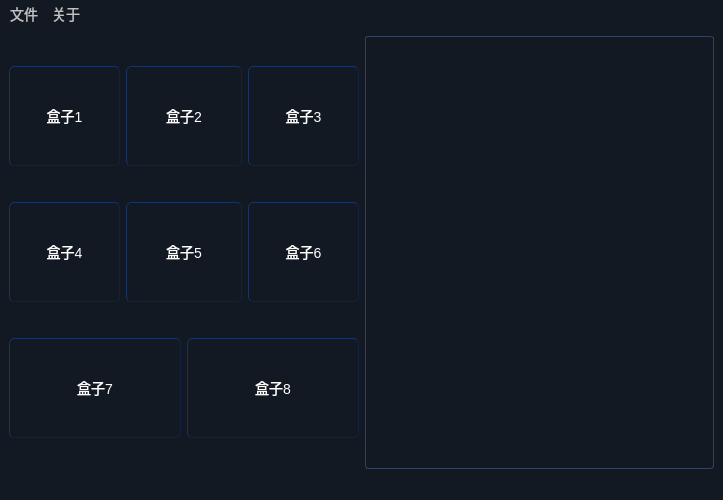
<?xml version="1.0" encoding="UTF-8"?>
<ui version="4.0">
 <class>MainWindow</class>
 <widget class="QMainWindow" name="MainWindow">
  <property name="geometry">
   <rect>
    <x>0</x>
    <y>0</y>
    <width>723</width>
    <height>500</height>
   </rect>
  </property>
  <property name="sizePolicy">
   <sizepolicy hsizetype="Minimum" vsizetype="Minimum">
    <horstretch>0</horstretch>
    <verstretch>0</verstretch>
   </sizepolicy>
  </property>
  <property name="windowTitle">
   <string>智能邮包终端</string>
  </property>
  <property name="windowIcon">
   <iconset>
    <normaloff>joypad.ico</normaloff>joypad.ico</iconset>
  </property>
  <property name="accessibleName">
   <string/>
  </property>
  <property name="styleSheet">
   <string notr="true">*{   
  font-size:10.5pt;   
  color:white;   
  font-family:&quot;Microsoft YaHei UI&quot;;   
}
QMenuBar
{
    background: transparent;
    color: silver;
    
}

QMenuBar::item
{
    background: transparent;
    
}

QMenuBar::item:selected
{
    color: black;
	background-color: white;
;
}

QMenuBar::item:pressed
{
    border: 1px solid #3A3939;
    background-color: #78879b;
    color: black;
    margin-bottom:1px;
    padding-bottom:1px;
}

QMenu
{
    border: 1px solid #3A3939;
    color: silver;
    background-color: #010101;
    
}

QMenu::item
{
    padding: 2px 20px 2px 20px;
    
}

QMenu::item:selected
{
    color: black;
	background-color: white;
}
   
CallWidget QLineEdit#telEdt  
{   
  font-size:24px;   
}   
QMainWindow,QDialog{   
     background: qlineargradient(x1: 0, y1: 0, x2: 0, y2: 1,   
                                 stop: 0 #1B2534, stop: 0.4 #010101,   
                                 stop: 0.5 #000101, stop: 1.0 #1F2B3C);   
}   
QWidget{   
    background:#121922;   
}   
QLabel{   
   background:transparent;   
}   
DailForm QLineEdit#phoneLineEdt{   
  font-size:36px;   
  font-weight: bold;   
}   
QPushButton,QToolButton{   
    background: qlineargradient(x1: 0, y1: 0, x2: 0, y2: 1,   
                                 stop: 0 #080B10,   
                                 stop: 1.0 #212C3F);  
    border-style: outset;  
    border-width: 1px;   
    border-radius: 5px;   
    border-color: #11223F;   
    padding: 1px;   
	min-width: 2em;
}   
QPushButton::hover,QToolButton::hover{   
    background: qlineargradient(x1: 0, y1: 0, x2: 0, y2: 1,   
                                 stop: 0 #080B10,   
                                 stop: 1.0 #313C4F); 
    border-color: #5D8B9E;  
	
}   
QPushButton::pressed,QToolButton::pressed{   
    background: qlineargradient(x1: 0, y1: 0, x2: 0, y2: 1,   
                                 stop: 0 #080B10,   
                                 stop: 1.0 #717C8F); 
	color: white;
    border-color: #5D8B9E;   
}   
QPushButton::disabled,QToolButton::disabled{   
    background: rgb(10, 10,10);
    border-color: #0A1320;   
    color:#6A6864;   
}   
QDialog QPushButton,QDialog QToolButton{   
  min-width:30px;   
  min-height:23px;   
}   
QToolButton[objectName=&quot;minimizeToolBtn&quot;] {   
    background: transparent;   
    border:none;   
    /*image:url(qss/minimize.png)*/
}   
QToolButton[objectName=&quot;minimizeToolBtn&quot;]:hover,QToolButton[objectName=&quot;minimizeToolBtn&quot;]:pressed {   
    /*image:url(qss/minimize_hover.png)*/   
}   
QToolButton[objectName=&quot;maximizeToolBtn&quot;] {   
    background: transparent;   
    border:none;   
    /*image:url(qss/maximize.png)*/   
}   
QToolButton[objectName=&quot;maximizeToolBtn&quot;]:hover,QToolButton[objectName=&quot;maximizeToolBtn&quot;]:pressed {   
    /*image:url(qss/maximize_hover.png)*/   
}   
QToolButton[objectName=&quot;closeToolBtn&quot;],QToolButton[objectName=&quot;customCloseWindow&quot;] {   
    background: transparent;   
    border:none;   
    /*image:url(qss/close.png)*/   
}   
QToolButton[objectName=&quot;closeToolBtn&quot;]:hover,QToolButton[objectName=&quot;closeToolBtn&quot;]:pressed{   
    /*image:url(qss/close_hover.png)*/   
}   
QToolButton[objectName=&quot;customCloseWindow&quot;]:hover,QToolButton[objectName=&quot;customCloseWindow&quot;]:pressed{   
    /*image:url(qss/close_hover.png)*/   
}   
QToolButton[objectName=&quot;titleSetUpToolBtn&quot;]{   
    background: transparent;   
    border:none;   
    /*image:url(qss/setup.png)*/   
}   
DailForm QToolButton#oneToolBtn,QToolButton#OneToolBtn,QToolButton#twoToolBtn,QToolButton#threeToolBtn,   
         QToolButton#fourToolBtn,QToolButton#fiveToolBtn,QToolButton#sixToolBtn,   
         QToolButton#sevenToolBtn,QToolButton#eightToolBtn,QToolButton#nineToolBtn,   
         QToolButton#starToolBtn,QToolButton#zeroToolBtn,QToolButton#sharpToolBtn {   
    font-size:36px;   
    border-radius: 10px;   
}   
DailForm QToolButton#delToolBtn{   
    border-radius: 10px;   
}   
QFrame{   
    border-color:#32435E;   
    border-width:1px;   
    border-radius: 3px;   
}   
QLineEdit,QTextEdit {   
    border: 1px solid #32435E;   
    border-radius: 3px;   
    /* padding: 0 8px; */  
    background: qlineargradient(x1: 0, y1: 0, x2: 0, y2: 1,   
                                 stop: 0 #080B10,   
                                 stop: 1.0 #212C3F);   
    selection-background-color: #0A246A;   
}   
QLineEdit::hover{   
  border-color:#5D8B9E;   
}   
QLineEdit[echoMode=&quot;3&quot;] {   
     lineedit-password-character: 9679;   
}   
#QLineEdit:read-only {   
     background: #543F7C;   
}   
QTabWidget::pane { /* The tab widget frame */  
     border: 1px solid #ffffff;   
     position: absolute;    
}   
QTabWidget#MainTabWidget::tab-bar {   
     left: -3px; /* move to the right by 5px */  
}   
QTabWidget#MainTabWidget QTabBar::tab {   
     height: 14ex;   
     width: 14ex;   
}   
QTabBar::tab {   
    background: qlineargradient(x1: 0, y1: 0, x2: 0, y2: 1,   
                                 stop: 0 #080B10,   
                                 stop: 1.0 #212C3F);  
}   
QTabBar::tab:selected{   
     background: qlineargradient(x1: 0, y1: 0, x2: 0, y2: 1,   
                                 stop: 0 #080B10,   
                                 stop: 1.0 #717C8F); 
	
}   
QTabBar::tab:hover {   
     background: qlineargradient(x1: 0, y1: 0, x2: 0, y2: 1,   
                                 stop: 0 #080B10,   
                                 stop: 1.0 #313C4F); 
    
}
QTabBar::tab:pressed{   
    background: qlineargradient(x1: 0, y1: 0, x2: 0, y2: 1,   
                                 stop: 0 #080B10,   
                                 stop: 1.0 #717C8F); 
	color: white;
    border-color: #5D8B9E;   
}     
#QTabBar::tab:selected {   
     border-color: #32435E;   
     border-right-color: #32435E; /* same as pane color */  
}   
#QTabBar::tab:!selected {   
     margin-left: 2px; /* make non-selected tabs look smaller */  
}   
#QTabBar:tab:first:selected {   
    margin-top: 0;   
}   
QTabBar:tab:last:selected {   
    margin-right: 0;   
}   
QTabBar:tab:only-one {   
     margin: 0;   
}   
QListWidget{   
    border: 1px solid #32435E;   
    background:#050609;   
}   
QListWidget::item:selected {   
     /*border: 0px solid #33CCFF;*/  
     border:none;   
     background: qlineargradient(x1: 0, y1: 0, x2: 0, y2: 1,   
                                 stop: 0 #6A848C,  stop: 1.0 #0F9EAF);   
     padding:0px;   
     margin:0px;   
}   
#QListWidget::item:selected:!active {   
     border-width: 0px ;   
}   
#QListWidget::item:selected:active {   
     border-width: 1px;   
}   
  
QComboBox {   
     border: 1px solid #32435E;   
     border-radius: 3px;   
     padding: 1px 18px 1px 3px;   
     min-width: 6em;   
}   
QComboBox::hover{   
  border-color:#5D8B9E;   
}   
QComboBox:editable {   
     background: qlineargradient(x1: 0, y1: 0, x2: 0, y2: 1,   
                                 stop: 0 #080B10,   
                                 stop: 1.0 #212C3F);   
}   
QComboBox:!editable, QComboBox::drop-down:editable {   
      background: qlineargradient(x1: 0, y1: 0, x2: 0, y2: 1,   
                                 stop: 0 #080B10,   
                                 stop: 1.0 #212C3F);   
}   
/* QComboBox gets the &quot;on&quot; state when the popup is open */  
QComboBox:!editable:on, QComboBox::drop-down:editable:on {   
     background: qlineargradient(x1: 0, y1: 0, x2: 0, y2: 1,   
                                 stop: 0 #080B10,   
                                 stop: 1.0 #212C3F);;   
}   
QComboBox:on { /* shift the text when the popup opens */  
     padding-top: 3px;   
     padding-left: 4px;   
}   
QComboBox::drop-down {   
     subcontrol-origin: padding;   
     subcontrol-position: top right;   
     width: 15px;   
     border-left-width: 1px;   
     border-left-color: 32435E;   
     border-left-style: solid; /* just a single line */  
     border-top-right-radius: 3px; /* same radius as the QComboBox */  
     border-bottom-right-radius: 3px;   
}   
QComboBox::down-arrow {   
     /*image: url(qss/downarrow.png);*/ 
	 
}   
QComboBox::down-arrow:on { /* shift the arrow when popup is open */  
     top: 1px;   
     left: 1px;   
}   
QComboBox QAbstractItemView {   
     border: 2px solid #32435E;   
     selection-background-color: qlineargradient(x1: 0, y1: 0, x2: 0, y2: 1,   
                                 stop: 0 #506B79,   
                                 stop: 1.0 #0D95A6);   
    background: qlineargradient(x1: 0, y1: 0, x2: 0, y2: 1,   
                                 stop: 0 #1B2534, stop: 0.4 #010101,   
                                 stop: 0.5 #000101, stop: 1.0 #1F2B3C);   
} </string>
  </property>
  <widget class="QWidget" name="centralwidget">
   <layout class="QGridLayout" name="gridLayout_2">
    <item row="0" column="2">
     <widget class="QTextBrowser" name="textBrowser">
      <property name="sizePolicy">
       <sizepolicy hsizetype="Minimum" vsizetype="Expanding">
        <horstretch>0</horstretch>
        <verstretch>0</verstretch>
       </sizepolicy>
      </property>
      <property name="maximumSize">
       <size>
        <width>16777215</width>
        <height>16777215</height>
       </size>
      </property>
     </widget>
    </item>
    <item row="0" column="0">
     <layout class="QGridLayout" name="gridLayout">
      <property name="sizeConstraint">
       <enum>QLayout::SetDefaultConstraint</enum>
      </property>
      <property name="leftMargin">
       <number>0</number>
      </property>
      <property name="horizontalSpacing">
       <number>6</number>
      </property>
      <item row="2" column="0" colspan="3">
       <widget class="QPushButton" name="box_7">
        <property name="minimumSize">
         <size>
          <width>44</width>
          <height>100</height>
         </size>
        </property>
        <property name="text">
         <string>盒子7</string>
        </property>
       </widget>
      </item>
      <item row="2" column="3" colspan="3">
       <widget class="QPushButton" name="box_8">
        <property name="minimumSize">
         <size>
          <width>44</width>
          <height>100</height>
         </size>
        </property>
        <property name="text">
         <string>盒子8</string>
        </property>
       </widget>
      </item>
      <item row="0" column="4" colspan="2">
       <widget class="QPushButton" name="box_3">
        <property name="minimumSize">
         <size>
          <width>44</width>
          <height>100</height>
         </size>
        </property>
        <property name="baseSize">
         <size>
          <width>0</width>
          <height>0</height>
         </size>
        </property>
        <property name="text">
         <string>盒子3</string>
        </property>
       </widget>
      </item>
      <item row="0" column="2" colspan="2">
       <widget class="QPushButton" name="box_2">
        <property name="minimumSize">
         <size>
          <width>44</width>
          <height>100</height>
         </size>
        </property>
        <property name="text">
         <string>盒子2</string>
        </property>
       </widget>
      </item>
      <item row="1" column="4" colspan="2">
       <widget class="QPushButton" name="box_6">
        <property name="minimumSize">
         <size>
          <width>44</width>
          <height>100</height>
         </size>
        </property>
        <property name="text">
         <string>盒子6</string>
        </property>
       </widget>
      </item>
      <item row="1" column="2" colspan="2">
       <widget class="QPushButton" name="box_5">
        <property name="minimumSize">
         <size>
          <width>44</width>
          <height>100</height>
         </size>
        </property>
        <property name="text">
         <string>盒子5</string>
        </property>
       </widget>
      </item>
      <item row="0" column="0" colspan="2">
       <widget class="QPushButton" name="box_1">
        <property name="sizePolicy">
         <sizepolicy hsizetype="Minimum" vsizetype="Minimum">
          <horstretch>0</horstretch>
          <verstretch>0</verstretch>
         </sizepolicy>
        </property>
        <property name="minimumSize">
         <size>
          <width>44</width>
          <height>100</height>
         </size>
        </property>
        <property name="text">
         <string>盒子1</string>
        </property>
       </widget>
      </item>
      <item row="1" column="0" colspan="2">
       <widget class="QPushButton" name="box_4">
        <property name="minimumSize">
         <size>
          <width>44</width>
          <height>100</height>
         </size>
        </property>
        <property name="text">
         <string>盒子4</string>
        </property>
       </widget>
      </item>
     </layout>
    </item>
   </layout>
  </widget>
  <widget class="QMenuBar" name="menubar">
   <property name="geometry">
    <rect>
     <x>0</x>
     <y>0</y>
     <width>723</width>
     <height>26</height>
    </rect>
   </property>
   <widget class="QMenu" name="menu">
    <property name="title">
     <string>文件</string>
    </property>
    <addaction name="action_uart"/>
    <addaction name="separator"/>
    <addaction name="action_open"/>
    <addaction name="action_save"/>
    <addaction name="separator"/>
    <addaction name="action_close"/>
   </widget>
   <widget class="QMenu" name="menu_3">
    <property name="title">
     <string>关于</string>
    </property>
   </widget>
   <addaction name="menu"/>
   <addaction name="menu_3"/>
  </widget>
  <widget class="QStatusBar" name="statusbar"/>
  <action name="action_open">
   <property name="text">
    <string>打开</string>
   </property>
   <property name="shortcut">
    <string>Ctrl+O</string>
   </property>
  </action>
  <action name="action_close">
   <property name="text">
    <string>关闭</string>
   </property>
  </action>
  <action name="action_save">
   <property name="text">
    <string>保存</string>
   </property>
   <property name="shortcut">
    <string>Ctrl+S</string>
   </property>
  </action>
  <action name="action_uart">
   <property name="text">
    <string>串口设置</string>
   </property>
  </action>
 </widget>
 <resources/>
 <connections>
  <connection>
   <sender>action_close</sender>
   <signal>triggered()</signal>
   <receiver>MainWindow</receiver>
   <slot>close()</slot>
   <hints>
    <hint type="sourcelabel">
     <x>-1</x>
     <y>-1</y>
    </hint>
    <hint type="destinationlabel">
     <x>361</x>
     <y>266</y>
    </hint>
   </hints>
  </connection>
 </connections>
</ui>
